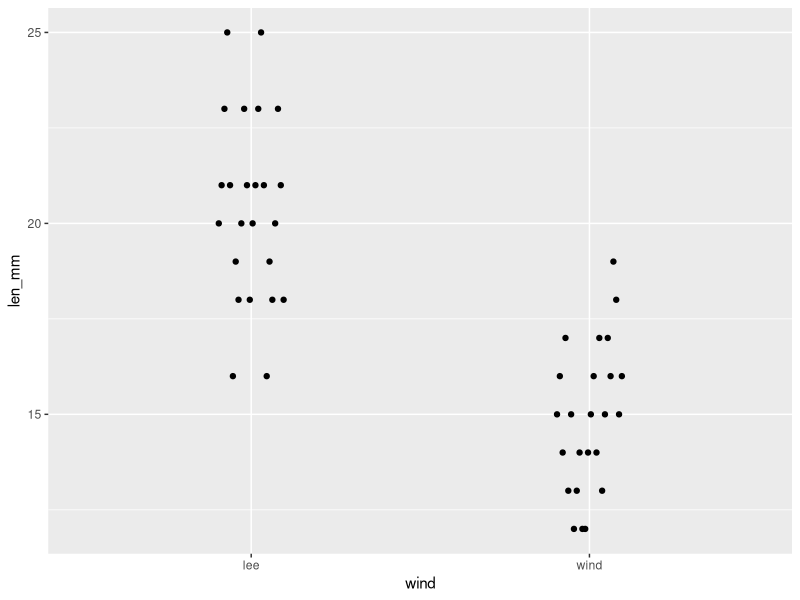
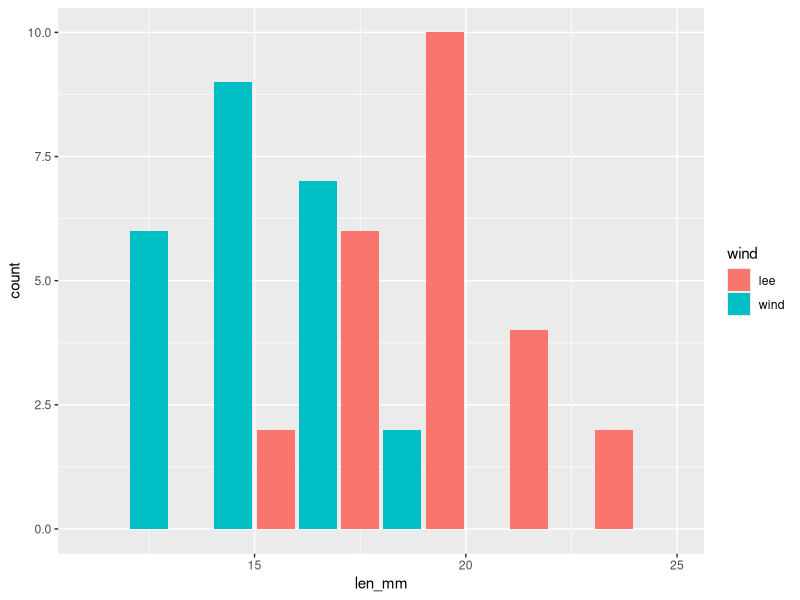
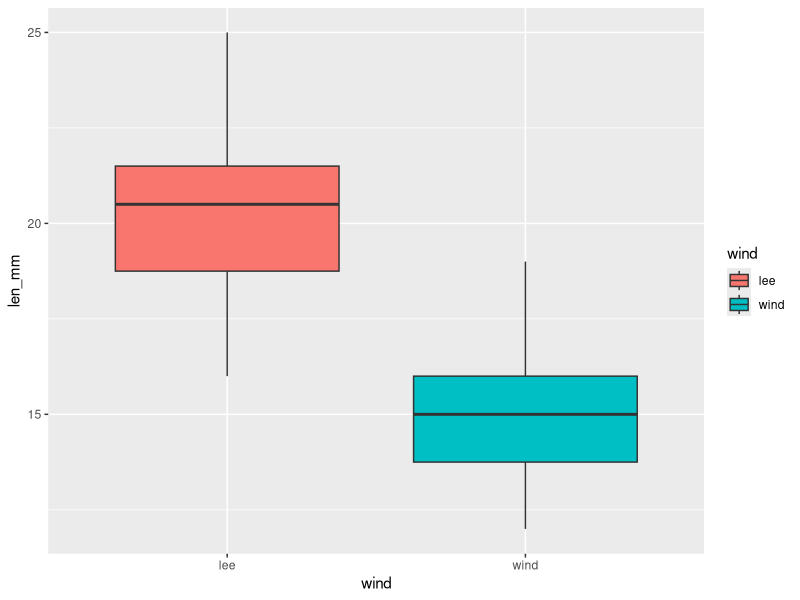
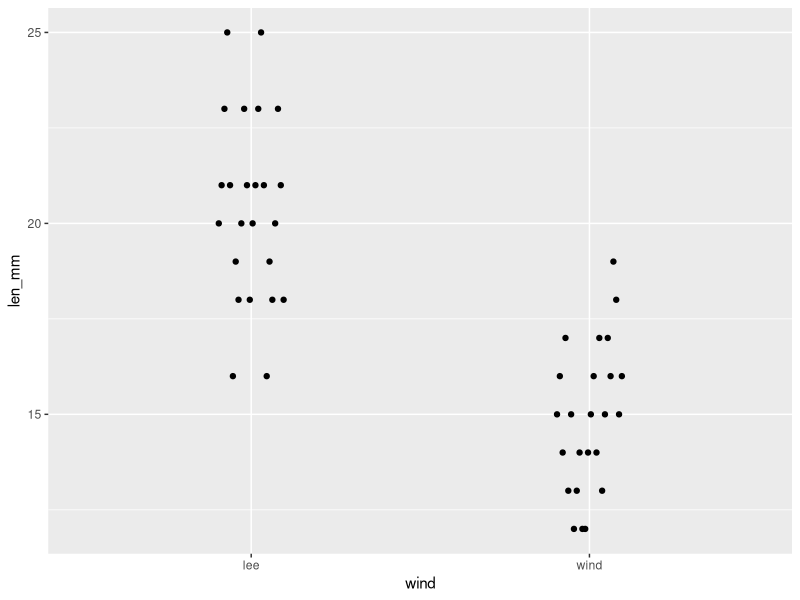
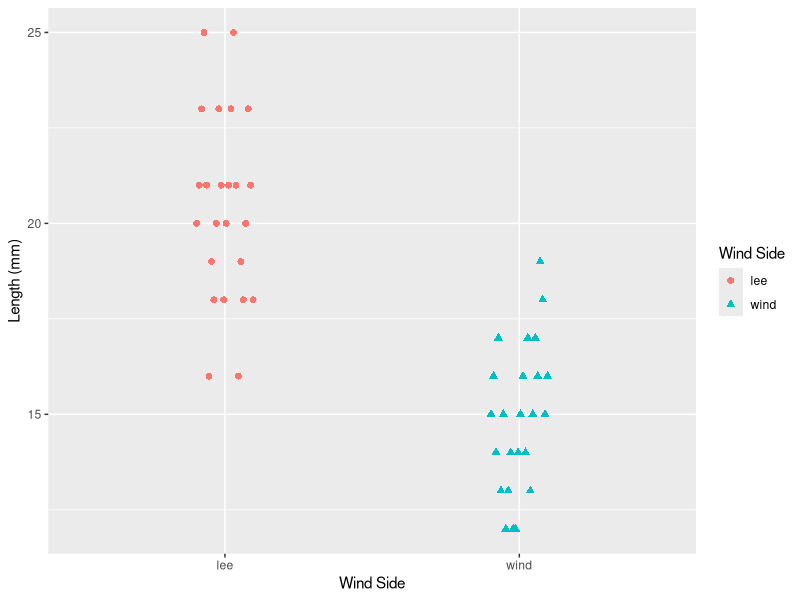
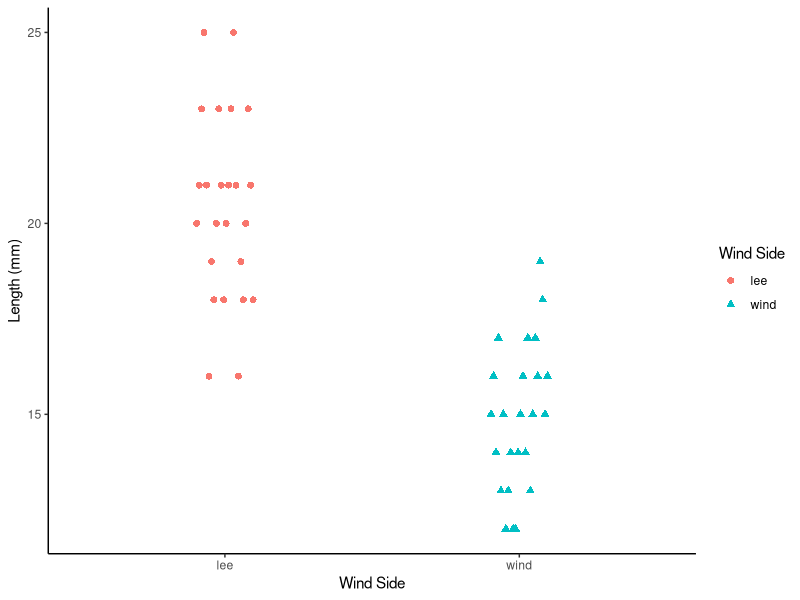
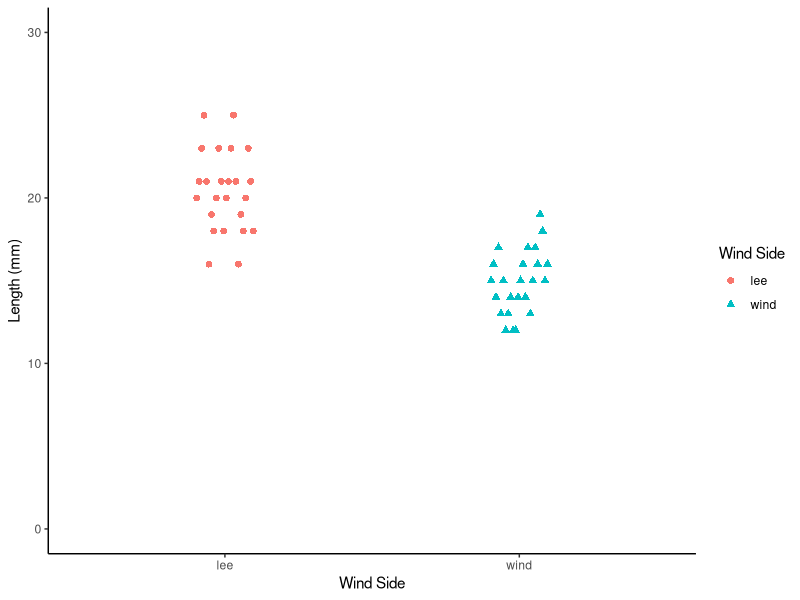
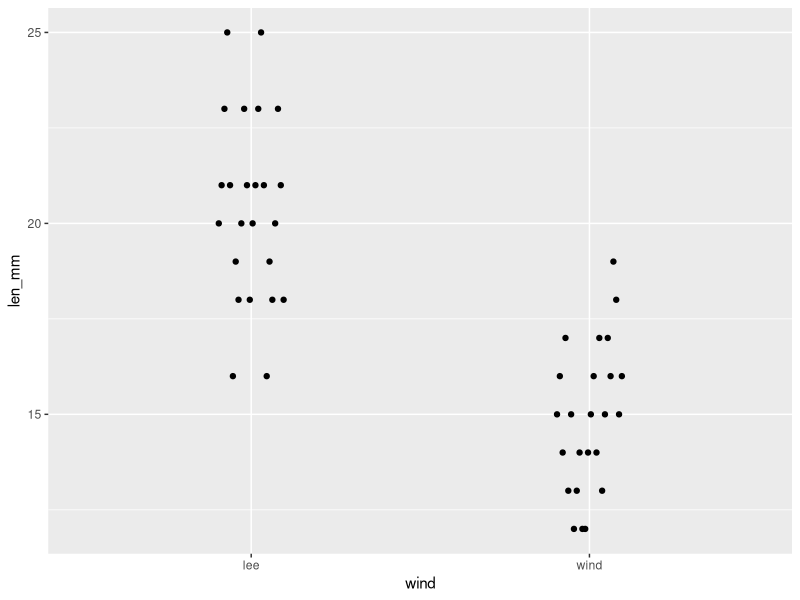

Reproduce these figures in R, in order.
## ---- chunk 1
# install packages -----
# install.packages("readxl")
# install.packages("tidyverse")

# # we will install a few new libraries
# install.packages("skimr")

## ---- chunk 2
# Load the libraries ----
library(readxl) # allows to read in excel files
library(tidyverse) # provides utilities seen in console
library(skimr) # provide summary stats
library(here) # you dont need this one - just me in this html file
## ---- chunk 3
#| message: false
#| warning: false
#| include: false
#| paged-print: false
p_df <- read_csv(here("data", "lecture_01", "pine_needles.csv"))

## ---- chunk 4
p_df
## ---- chunk 5
head(p_df)
# tail(p_df) # the bottom
## ---- chunk 6
p_df$group # name of dataframe $ varaible
## ---- chunk 7
knitr::opts_chunk$set(
  comment = '', fig.width = 4, fig.height = 3)

ggplot(data = p_df, aes(x=wind, y=len_mm)) + 
  geom_point(position = position_dodge2(width=0.2) )
# this dodges the points # position_dodge2 or can use position_dodge depending on grouping
## ---- chunk 8
knitr::opts_chunk$set(
  comment = '', fig.width = 4, fig.height = 3)

ggplot(data = p_df, aes(x=len_mm, fill = wind)) +
  geom_histogram( binwidth = 2, 
# sets the width in units of the bins - try different nubmers
   position = position_dodge2(width = 0.5))
## ---- chunk 9
knitr::opts_chunk$set(
  comment = '', fig.width = 4, fig.height = 3)

ggplot(data = p_df, aes(x=wind, y=len_mm, fill = wind)) + geom_boxplot()
## ---- chunk 10
xy_plot <- ggplot(data = p_df, aes(x=wind, y=len_mm)) + 
  geom_point(position = position_dodge2(width=0.2) )
xy_plot
## ---- chunk 11
ggsave(xy_plot, # name of the plot you called it
       file = "figures/xy_plot.pdf", # type of file you want - pdf is good
       units = "in", # what are the units you want to measure in
       width = 6, height = 6) # dimensions - not if large the fonts need to be adjusted
## ---- chunk 12

xy_plot <- ggplot(data = p_df, aes(x=wind, y=len_mm, color = wind, shape = wind)) + 
  geom_point(
    size = 2,
    position = position_dodge2(width=0.2)) +
  labs(x="Wind Side", y = "Length (mm)", color = "Wind Side", shape = "Wind Side")
xy_plot
## ---- chunk 13
xy_plot <- ggplot(data = p_df, aes(x=wind, y=len_mm, color = wind, shape = wind)) + 
  geom_point(
    size = 2,
    position = position_dodge2(width=0.2)) +
  labs(x="Wind Side", y = "Length (mm)", color = "Wind Side", shape = "Wind Side") +
  theme_classic()
xy_plot
## ---- chunk 14
xy_plot <- ggplot(data = p_df, aes(x=wind, y=len_mm, color = wind, shape = wind)) + 
  geom_point(
    size = 2,
    position = position_dodge2(width=0.2)) +
  labs(x="Wind Side", y = "Length (mm)", color = "Wind Side", shape = "Wind Side") +
  theme_classic() +
  coord_cartesian(ylim = c(0,30))
xy_plot
## ---- chunk 15
mean(p_df$len_mm, na.rm = TRUE) # removes missing values
## ---- chunk 16
length(p_df$len_mm)
## ---- chunk 17
p_df %>% summarize(mean_length = mean(len_mm, na.rm = TRUE))
## ---- chunk 18
p_df %>% 
  summarize(
    mean_length = mean(len_mm, na.rm = TRUE),
    sd_length = sd(len_mm, na.rm = TRUE),
    n_length = n())
## ---- chunk 19
p_df %>% 
  summarize(
    mean_length = mean(len_mm, na.rm = TRUE),
    sd_length = sd(len_mm, na.rm = TRUE),
    n_length = sum(!is.na(len_mm)))
## ---- chunk 20
p_df %>% 
  summarize(
    mean_length = mean(len_mm, na.rm = TRUE),
    sd_length = sd(len_mm, na.rm = TRUE),
    n_length = sum(!is.na(len_mm)))
## ---- chunk 21
#| paged-print: false # will put all output here
p_df %>% skim()
